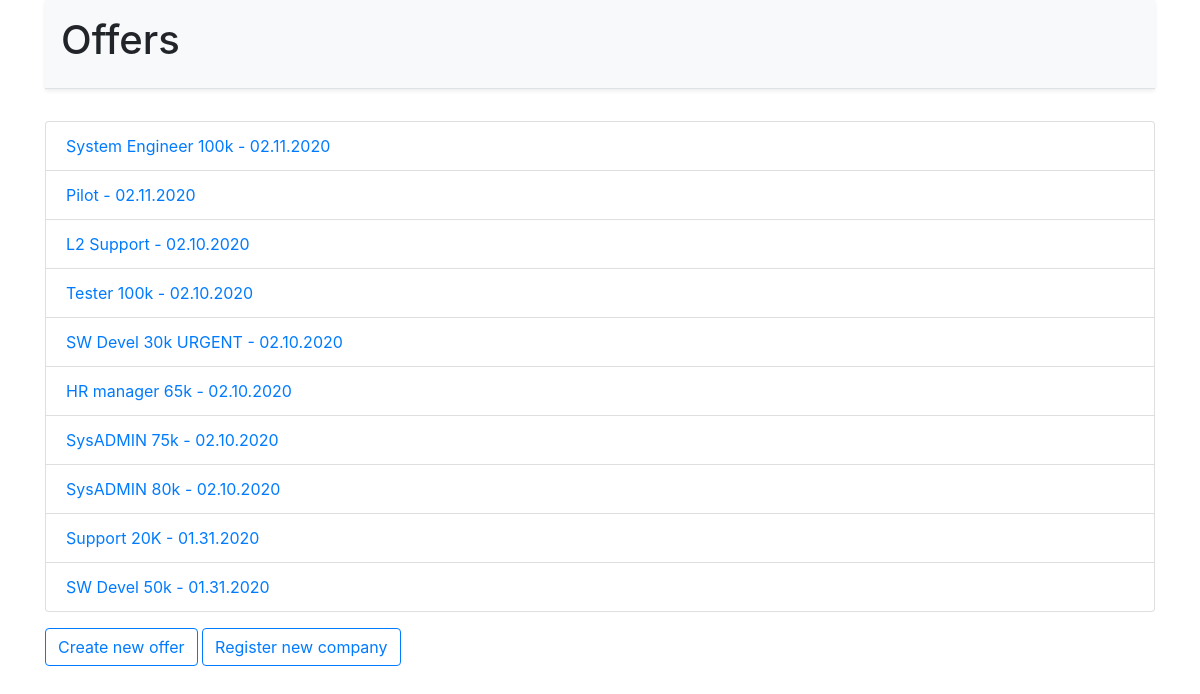
Page /jobz/ on the committed database.
### offers/models.py (models this page shows)
class Offer(models.Model):
	company = models.ForeignKey(Company, on_delete=models.CASCADE)
	pub_date = models.DateTimeField('date published')
	location = models.CharField(max_length=50)
	offer_title = models.CharField(max_length=50)
	offer_text = models.CharField(max_length=200)

### offers/views.py (the view)
# urls.py: path('', views.IndexView.as_view(), name='index'),
class IndexView(generic.ListView):
	template_name = 'offers/index.html'
	context_object_name = 'latest_offer_list'
	def get_queryset(self):
		return Offer.objects.order_by('-pub_date')

### offers/templates/offers/index.html (shortened to what this page needs)
<!DOCTYPE html>
<html lang="en">
	<head>
		<link rel="stylesheet" href="https://stackpath.bootstrapcdn.com/bootstrap/4.4.1/css/bootstrap.min.css">
	</head>
	<body>
		<div class="container">
			<div class="p-3 mb-3 bg-light border-bottom shadow-sm">
				<h1>Offers</h1>
			</div>
			<div class="pt-md-3">
				{% if latest_offer_list %}
					<ul class="list-group">
					{% for offer in latest_offer_list %}
						<li class="list-group-item list-group-item-action">
							<a href="{% url 'jobz:detail' offer.id %}">{{ offer.offer_title }} - {{ offer.pub_date | date:"m.d.Y" }}</a>
						</li>
					{% endfor %}
					</ul>
				{% else %}
					<p>No offers are available.</p>
				{% endif %}
				</div>
			<div class="pt-md-3">
				<a class="btn btn-outline-primary" href="{% url 'jobz:new_offer' %}">Create new offer</a>
				<a class="btn btn-outline-primary" href="{% url 'jobz:new_company' %}">Register new company</a>
			</div>
		</div>
	</body>
</html>

### rows in the picture
Offer: offer_title "System Engineer 100k", pub_date "02.11.2020"
Offer: offer_title "Pilot", pub_date "02.11.2020"
Offer: offer_title "L2 Support", pub_date "02.10.2020"
Offer: offer_title "Tester 100k", pub_date "02.10.2020"
Offer: offer_title "SW Devel 30k URGENT", pub_date "02.10.2020"
Offer: offer_title "HR manager 65k", pub_date "02.10.2020"
Offer: offer_title "SysADMIN 75k", pub_date "02.10.2020"
Offer: offer_title "SysADMIN 80k", pub_date "02.10.2020"
Offer: offer_title "Support 20K", pub_date "01.31.2020"
Offer: offer_title "SW Devel 50k", pub_date "01.31.2020"
